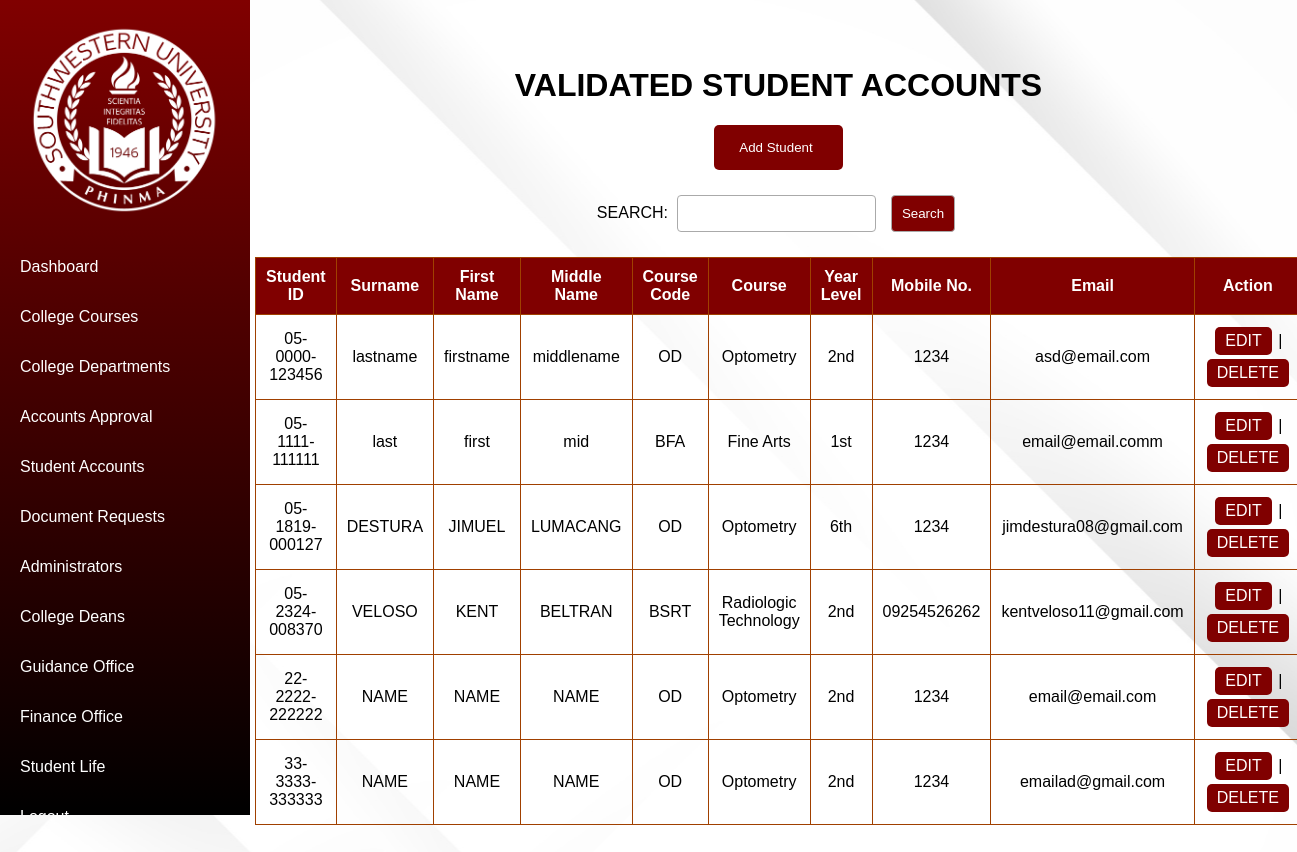
Page /acc_admin/student_account.php on the committed database.
### tables this page shows
CREATE TABLE `student_account` (
  `student_id` varchar(15) NOT NULL,
  `password` varchar(50) NOT NULL,
  `last_name` varchar(100) NOT NULL,
  `first_name` varchar(100) NOT NULL,
  `middle_name` varchar(50) NOT NULL,
  `email` varchar(50) NOT NULL,
  `phone_no` varchar(20) NOT NULL,
  `course_code` varchar(10) NOT NULL,
  `year_level` varchar(20) NOT NULL,
  `verification` varchar(10) NOT NULL
);

CREATE TABLE `college_course` (
  `course_code` varchar(10) NOT NULL,
  `course` varchar(50) NOT NULL,
  `dept_code` varchar(20) NOT NULL
);

### acc_admin/student_account.php (the view, shortened to what this page needs)
<!DOCTYPE html>
<html lang="en">
<head>
</head>
<body>
    <div class="sidebar">
        <img src='../assets/logo1.png' alt='../assets/logo1.png' class="logo">
        <a href="./admin_dashboard.php">Dashboard</a>
        <a href="./college_course.php">College Courses</a>
        <a href="./college_department.php">College Departments</a>
        <a href="./student_account_applications.php">Accounts Approval</a>
        <a href="./student_account.php">Student Accounts</a>
        <a href="./doc_request.php">Document Requests</a>
        <a href="./admin_account.php">Administrators</a>
        <a href="./dean_account.php">College Deans</a>
        <a href="./guidance_account.php">Guidance Office</a>
        <a href="./finance_account.php">Finance Office</a>
        <a href="./sl_account.php">Student Life</a>
        <a href="./admin_logout.html"><span>Logout</span></a>
    </div>
    <div class="container">
        <center>
            <h1>VALIDATED STUDENT ACCOUNTS</h1>
            <button class="student-account-button"><a href="./student_add_form.php">Add Student</a></button>
            <div class="search-box">
                <form method='post'>
                    SEARCH: <input type='text' name='txtsearch' value='<?php echo (isset($txtsearch) ? $txtsearch : ""); ?>'>
                    <input type='submit' name='btnsearch' value="Search">
                </form>
            </div>
            <?php
            require_once '../connection.php';
            $sql = "SELECT sa.*, cc.course AS course_name FROM student_account sa
                    LEFT JOIN college_course cc ON sa.course_code = cc.course_code
                    WHERE sa.verification = 'VALID'";
            $sql .= " ORDER BY sa.student_id, sa.last_name, sa.first_name, sa.middle_name, sa.course_code, cc.course, sa.year_level, sa.phone_no, sa.email, sa.verification";
            $result = mysqli_query($con, $sql) or die("Error: " . mysqli_error($con));
            ?>
            <table>
                <thead>
                    <tr>
                        <th>Student ID</th>
                        <th>Surname</th>
                        <th>First Name</th>
                        <th>Middle Name</th>
                        <th>Course Code</th>
                        <th>Course</th>
                        <th>Year Level</th>
                        <th>Mobile No.</th>
                        <th>Email</th>
                        <th>Action</th>
                    </tr>
                </thead>
                <tbody>
                    <?php
                    if (mysqli_num_rows($result) == 0) {
                        echo "<tr><td colspan=9> NO RECORDS FOUND. Please add a record into the database.</td></tr>";
                    } else {
                        while ($row = mysqli_fetch_array($result)) {
                            $studentid = $row['student_id'];
                            $lastname = $row['last_name'];
                            $firstname = $row['first_name'];
                            $middlename = $row['middle_name'];
                            $coursecode = $row['course_code'];
                            $course = $row['course_name'];
                            $yearlevel = $row['year_level'];
                            $phone = $row['phone_no'];
                            $email = $row['email'];
                            echo "<tr>";
                            echo "<td>$studentid</td>";
                            echo "<td>$lastname</td>";
                            echo "<td>$firstname</td>";
                            echo "<td>$middlename</td>";
                            echo "<td>$coursecode</td>";
                            echo "<td>$course</td>";
                            echo "<td>$yearlevel</td>";
                            echo "<td>$phone</td>";
                            echo "<td>$email</td>";
                            echo "<td><a class='edit-button' href='./student_account_edit_form.php?student_id=$studentid'>EDIT</a> |
                                <a class='delete-button' href='./student_account_delete_confirmation.php?student_id=$studentid'>DELETE</a></td>";
                            echo "</tr>";
                        }
                    }
                    ?>
                </tbody>
            </table>
        </center>
    </div>
</body>
</html>

### acc_admin/student_account.php (style rules this page uses)
body { font-family: Arial, sans-serif; justify-content: center; align-items: center; background-color: maroon; margin: 0; padding: 0; background-image: url('../assets/background2.png'); background-position: center; height: 1000px; margin-left: 220px; margin-right: -40px; margin-top: -28px; padding: 20px; }
.sidebar { width: 250px; height: 100vh; position: fixed; left: 0; top: 0; background: linear-gradient(to bottom, maroon, black); padding-top: 15px; overflow-y: auto; }
.sidebar img.logo { display: block; max-width: 80%; margin: 0 auto 20px; padding: 5px 0; }
.sidebar a { display: block; color: white; text-decoration: none; padding: 15px 20px; margin-bottom: 2px; transition: background-color 0.3s; }
.student-account-button { display: inline-block; padding: 10px 10px; background-color: maroon; color: white; border: none; border-radius: 5px; cursor: pointer; transition: background-color 0.3s; }
.edit-button, .delete-button { display: inline-block; padding: 5px 10px; margin: 2px; border: none; border-radius: 5px; cursor: pointer; transition: background-color 0.3s; background-color: maroon; color: white; text-decoration: none; }
h1 { margin-top: 75px; }
a { color: white; text-decoration: none; padding: 5px 15px; display: inline-block; margin-right: 5px; }
table { width: 85%; margin: 20px auto; border-collapse: collapse; }
th, td { border: 1px solid #a04000; padding: 10px; text-align: center; }
th { background-color: #800000; color: white; }
.search-box { text-align: center; margin: 20px; }
input[type="text"], input[type="submit"] { padding: 10px; margin: 5px; border: 1px solid #aaa; border-radius: 4px; }
input[type="submit"] { background-color: #800000; color: white; cursor: pointer; }

### rows in the picture
student_account: student_id "05-0000-123456", last_name "lastname", first_name "firstname", middle_name "middlename", course_code "OD", course_code.course "Optometry", year_level "2nd", phone_no "1234", email "asd@email.com"
student_account: student_id "05-1111-111111", last_name "last", first_name "first", middle_name "mid", course_code "BFA", course_code.course "Fine Arts", year_level "1st", phone_no "1234", email "email@email.comm"
student_account: student_id "05-1819-000127", last_name "DESTURA", first_name "JIMUEL", middle_name "LUMACANG", course_code "OD", course_code.course "Optometry", year_level "6th", phone_no "1234", email "jimdestura08@gmail.com"
student_account: student_id "05-2324-008370", last_name "VELOSO", first_name "KENT", middle_name "BELTRAN", course_code "BSRT", course_code.course "Radiologic Technology", year_level "2nd", phone_no "09254526262", email "kentveloso11@gmail.com"
student_account: student_id "22-2222-222222", last_name "NAME", first_name "NAME", middle_name "NAME", course_code "OD", course_code.course "Optometry", year_level "2nd", phone_no "1234", email "email@email.com"
student_account: student_id "33-3333-333333", last_name "NAME", first_name "NAME", middle_name "NAME", course_code "OD", course_code.course "Optometry", year_level "2nd", phone_no "1234", email "emailad@gmail.com"
